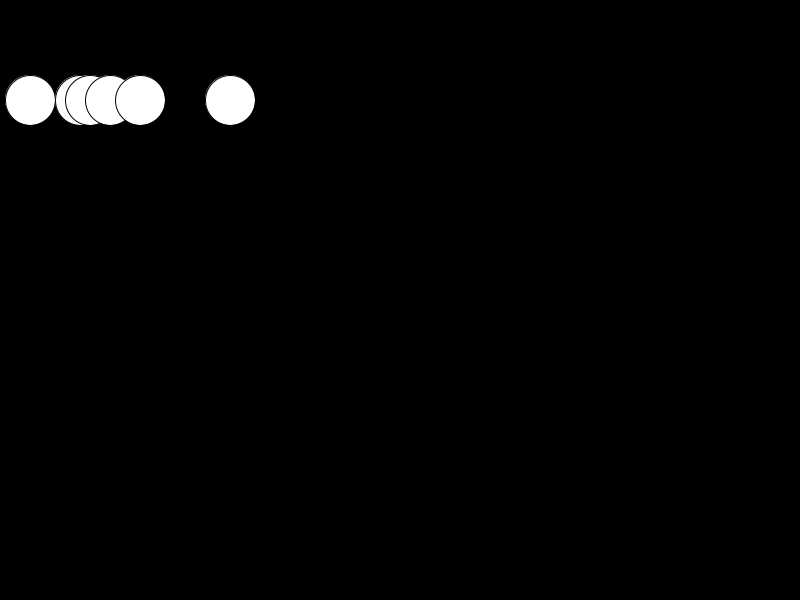
Frame 1 (no input)
Frame 60 (the mouse pressed at the canvas centre just before this capture): identical to frame 1, image omitted
Frame 120 (the mouse held since frame 60 and released just before this capture): identical to frame 1, image omitted

The Processing sketch that drew this single still picture (run headless with seeded random() and noise(); from frame 60 on, the mouse is pressed at the canvas centre):

// Processing sketch: tablica
// ── tablica.pde
int tablica[] = { 3, 5, 1, 2, 3, 9 };


void setup(){
  size( 800, 600 );
}

void draw(){
  background(0);
  
  //int index = 2;
  //println( tablica[ index ] );
  fill(255);
  
  int posX = 0;
  for( int i = 0; i < tablica.length; i ++ ){
    posX += tablica[ i ] * 10;
    ellipse( posX, 100, 50, 50 );
    
    //println( i + " = " + tablica[ i ] );
    
  }
  
  
}
